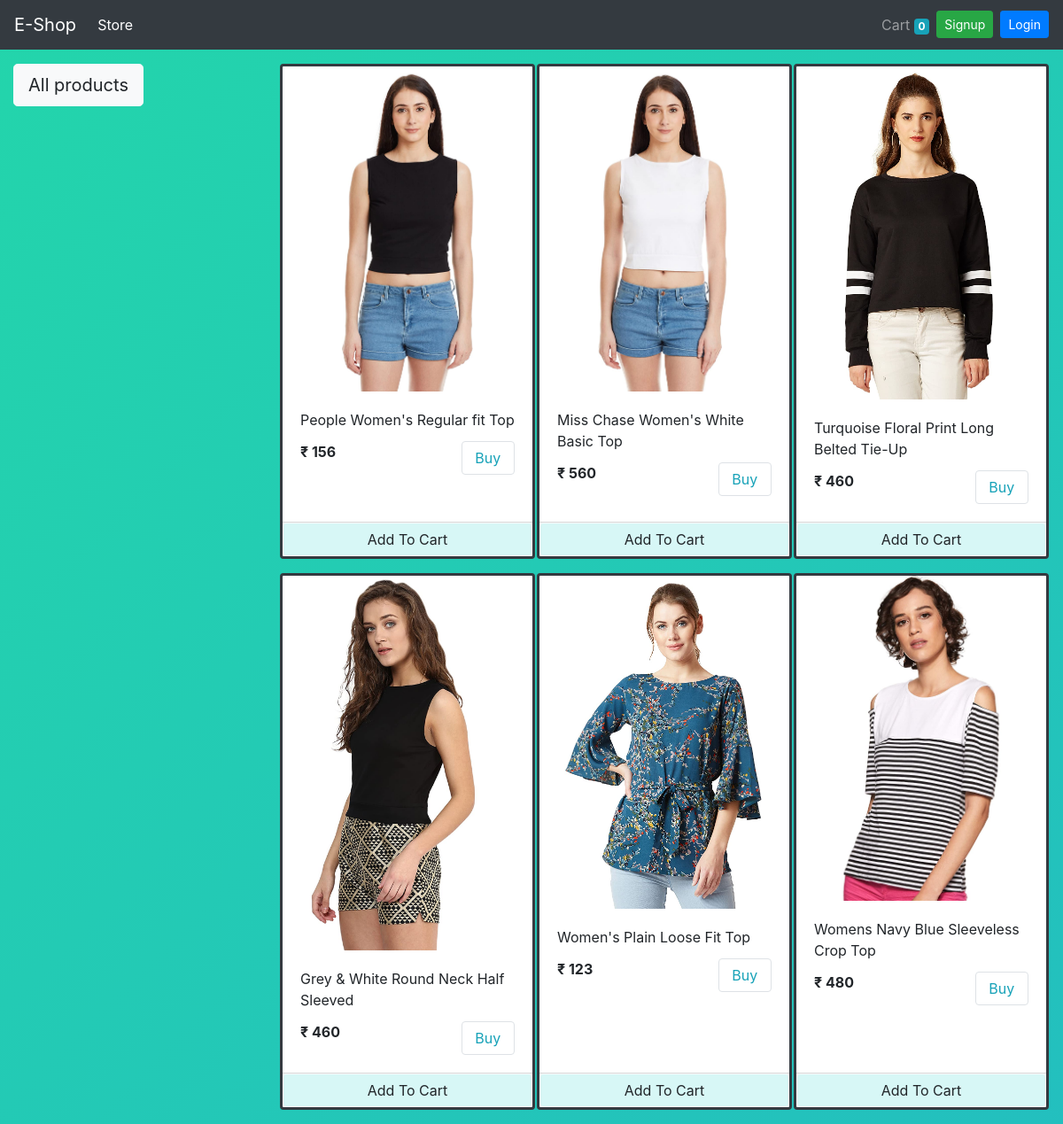
The app's page /store?category=2 with its own data.
### store/models/product.py (models this page shows, shortened)
class Product(models.Model):
    name = models.CharField(max_length=50,null=False)
    price = models.IntegerField(default=0,null=False)
    category = models.ForeignKey(Category, on_delete=models.CASCADE, default=1)
    description = models.CharField(max_length=200, default='' , null=False , blank=False)
    image = models.ImageField(upload_to='uploads/products/',null=False)
    @staticmethod
    def get_all_products_by_categoryid(category_id):
        if category_id:
            return Product.objects.filter(category = category_id)
        else:
            return Product.get_all_products();

### store/views/home.py (the view)
# urls.py: path('' , include('store.urls'))
def store(request):
    cart = request.session.get('cart')
    if not cart:
        request.session['cart'] = {}
    products = None
    categories = Category.get_all_categories()
    categoryID = request.GET.get('category')
    if categoryID:
        products = Product.get_all_products_by_categoryid(categoryID)
    else:
        products = Product.get_all_products();
    data = {}
    data['products'] = products
    data['categories'] = categories
    print('you are : ', request.session.get('email'))
    return render(request, 'index.html', data)

### store/models/category.py (called while the page is built)
    @staticmethod
    def get_all_categories():
        return Category.objects.all()

### store/templatetags/cart.py (called while the page is built)
@register.filter(name='is_in_cart')
def is_in_cart(product  , cart):
    keys = cart.keys()
    for id in keys:
        if int(id) == product.id:
            return True
    return False;

### store/templatetags/custom_filter.py (called while the page is built)
@register.filter(name='currency')
def currency(number):
    return "₹ "+str(number)

### store/templates/index.html (shortened to what this page needs)
{% extends 'base.html' %}
{% block content %}
{% load cart %}
{% load custom_filter %}
<div class="container-fluid mt-3">
	<div class="row">
		<div class="col-lg-3 mx-auto">
			<div class="list-group">
				<div class="accordion accordion-flush" id="accordionFlushExample">
  <div class="accordion-item">
    <h2 class="accordion-header mb-0" id="flush-headingOne">
      <button class="accordion-button collapsed btn btn-light btn-lg mb-0" type="button" data-bs-toggle="collapse" data-bs-target="#flush-collapseOne" aria-expanded="false" aria-controls="flush-collapseOne">
        All products
      </button>
    </h2>
  </div>
				</div>
			</div>
		</div>
		<div id='products' class="col-lg-9 mx-auto">
			<div class="row mx-auto">
				{% for product in products %}
				<div class="card mx-auto mb-3 border-dark rounded" id={{product.id}} style="width: 18rem; border-width: 3px;">
					<img class="card-img-top" src="{{product.image.url}}" alt="Card image cap">
					<div class="card-body">
						<p class="card-title">{{product.name}}</p>
						<p class="card-text"><b>{{product.price|currency}}</b>
						<a href="#" data-toggle="modal" data-target="#product_{{product.id}}" class="btn btn-outline-info border rounded  col-lg-3 float-right card-text">Buy</a>
						</p>
					</div>
					<div class="card-footer p-0 no-gutters">
						{% if product|is_in_cart:request.session.cart %}
						<div class="row no-gutters">
							<form action="/#{{product.id}}" class="col-2 " method="post">
								{% csrf_token %}
								<input hidden type="text" name='product' value='{{product.id}}'>
								<input hidden type="text" name='remove' value='True'>
								<input type="submit" value=" - " class="btn btn-block btn-light border-right">
							</form>
							<div class="text-center col">{{product|cart_quantity:request.session.cart}} in Cart</div>
							<form action="/#{{product.id}}" class="col-2 " method="post">
								{% csrf_token %}
								<input hidden type="text" name='product' value='{{product.id}}'>
								<input type="submit" value=" + " class="btn btn-block btn-light border-left">
							</form>
						</div>
						{% else %}
						<form action="/#{{product.id}}" method="POST" class="btn-block">
							<input type="submit" class="float-right btn btn-light  form-control"
								   style = "background:#d7f7f6;"
								value="Add To Cart">
						</form>
						{% endif %}
					</div>
				</div>
				{% endfor %}
			</div>
		</div>
	</div>
</div>
{% endblock %}

### store/templates/base.html (style rules this page uses)
body { background: linear-gradient(-45deg, #ee7752, #e73c7e, #23a6d5, #23d5ab); background-size: 1000vh 1000vh; animation: gradient 15s ease infinite; }

### records on screen
Product: image (picture), name "People Women's Regular fit Top", price "₹ 156"
Product: image (picture), name "Miss Chase Women's White Basic Top", price "₹ 560"
Product: image (picture), name "Turquoise Floral Print Long Belted Tie-Up", price "₹ 460"
Product: image (picture), name "Grey & White Round Neck Half Sleeved", price "₹ 460"
Product: image (picture), name "Women's Plain Loose Fit Top", price "₹ 123"
Product: image (picture), name "Womens Navy Blue Sleeveless Crop Top", price "₹ 480"

### other values on screen
{{ request.session.cart.keys|length }} "0"
